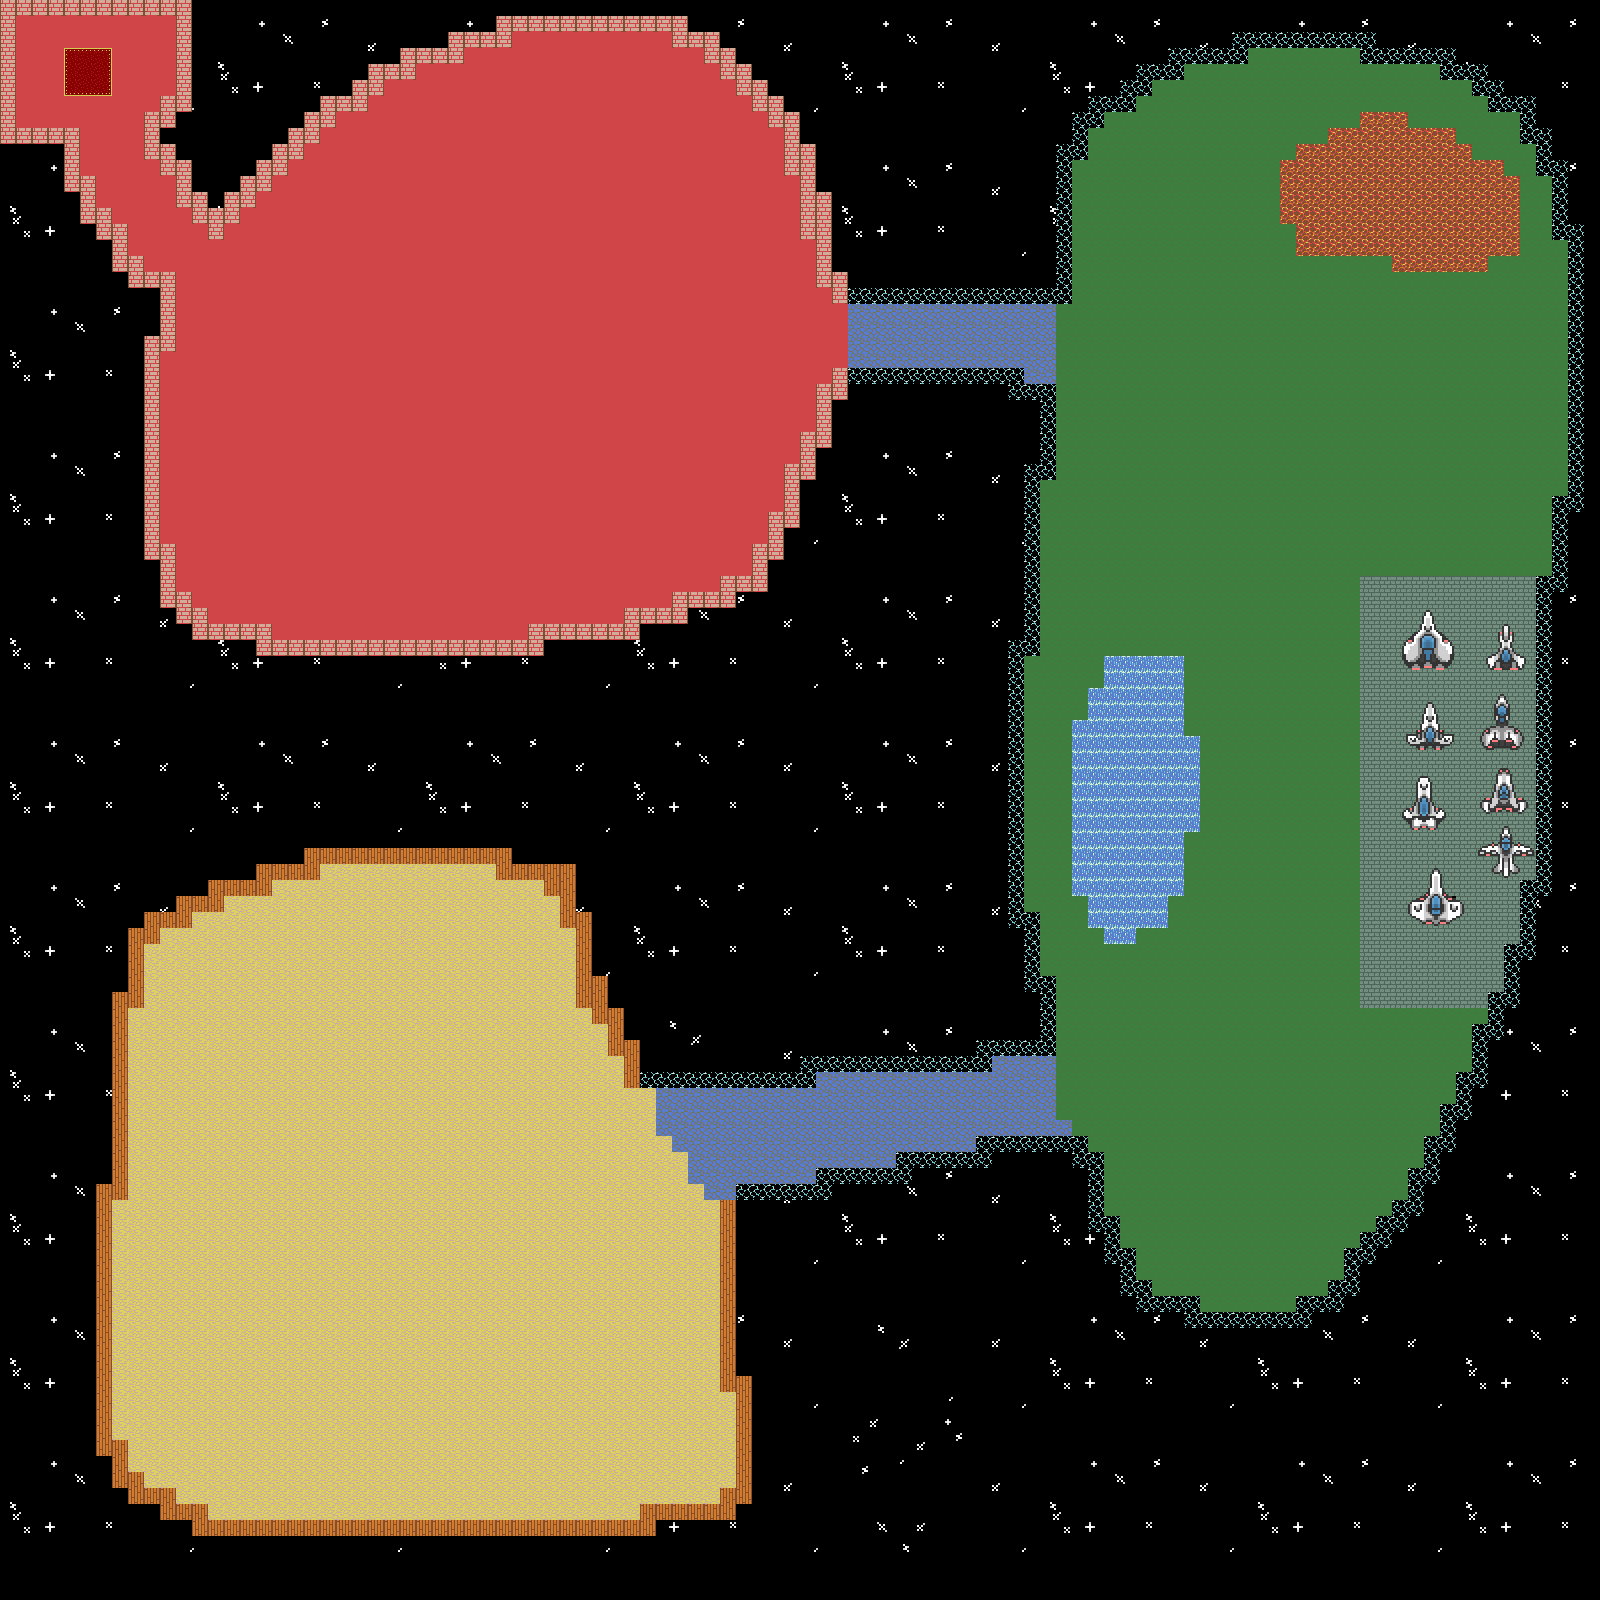

Below is a game level as drawn by its tile map, then a one-line description and the .tmx that defines it (tile-layer data replaced by summaries):
An orthogonal 100x100 tile map with 16x16 px tiles, 3 tile layers (Tile Layer 3, Tile Layer 1, Tile Layer 2), 7 tilesets.

<map version="1.0" orientation="orthogonal" renderorder="right-down" width="100" height="100" tilewidth="16" tileheight="16" nextobjectid="1">
 <tileset firstgid="1" name="1" tilewidth="16" tileheight="16" tilecount="120">
  <image source="../../../Downloads/basictiles.png" width="128" height="240" />
  <tile id="5">
   <properties>
    <property name="blocked" value="true" />
   </properties>
  </tile>
  <tile id="7">
   <properties>
    <property name="blocked" value="true" />
   </properties>
  </tile>
  <tile id="16">
   <properties>
    <property name="blocked" value="true" />
   </properties>
  </tile>
  <tile id="29">
   <properties>
    <property name="blocked" value="true" />
   </properties>
  </tile>
  <tile id="43">
   <properties>
    <property name="blocked" value="true" />
   </properties>
  </tile>
  <tile id="74">
   <properties>
    <property name="blocked" value="true" />
   </properties>
  </tile>
 </tileset>
 <tileset firstgid="121" name="2" tilewidth="16" tileheight="16" tilecount="1200">
  <image source="../../../Downloads/SelectionScreen.png" width="640" height="480" />
 </tileset>
 <tileset firstgid="1321" name="3" tilewidth="16" tileheight="16" tilecount="240">
  <image source="../../../Downloads/valgrind_tiles.gif" width="256" height="240" />
 </tileset>
 <tileset firstgid="1561" name="4" tilewidth="16" tileheight="16" tilecount="96">
  <image source="../../../Downloads/things.png" width="192" height="128" />
 </tileset>
 <tileset firstgid="1657" name="5" tilewidth="16" tileheight="16" tilecount="96">
  <image source="../../../Downloads/Corrupted1.png" width="196" height="128" />
 </tileset>
 <tileset firstgid="1753" name="6" tilewidth="16" tileheight="16" tilecount="164">
  <image source="../../../Downloads/ships.png" width="660" height="64" />
 </tileset>
 <tileset firstgid="1917" name="7" tilewidth="16" tileheight="16" tilecount="110">
  <image source="../../../Downloads/open_tileset.png" width="160" height="180" />
 </tileset>
 <layer name="Tile Layer 3" width="100" height="100">
  <properties>
   <property name="blocked" value="true" />
  </properties>
  <data>[10000 cells, 782 non-empty, 5 distinct tile ids]</data>
 </layer>
 <layer name="Tile Layer 1" width="100" height="100">
  <data>[10000 cells, 10000 non-empty, 262 distinct tile ids]</data>
 </layer>
 <layer name="Tile Layer 2" width="100" height="100">
  <data>[10000 cells, 830 non-empty, 145 distinct tile ids]</data>
 </layer>
</map>
